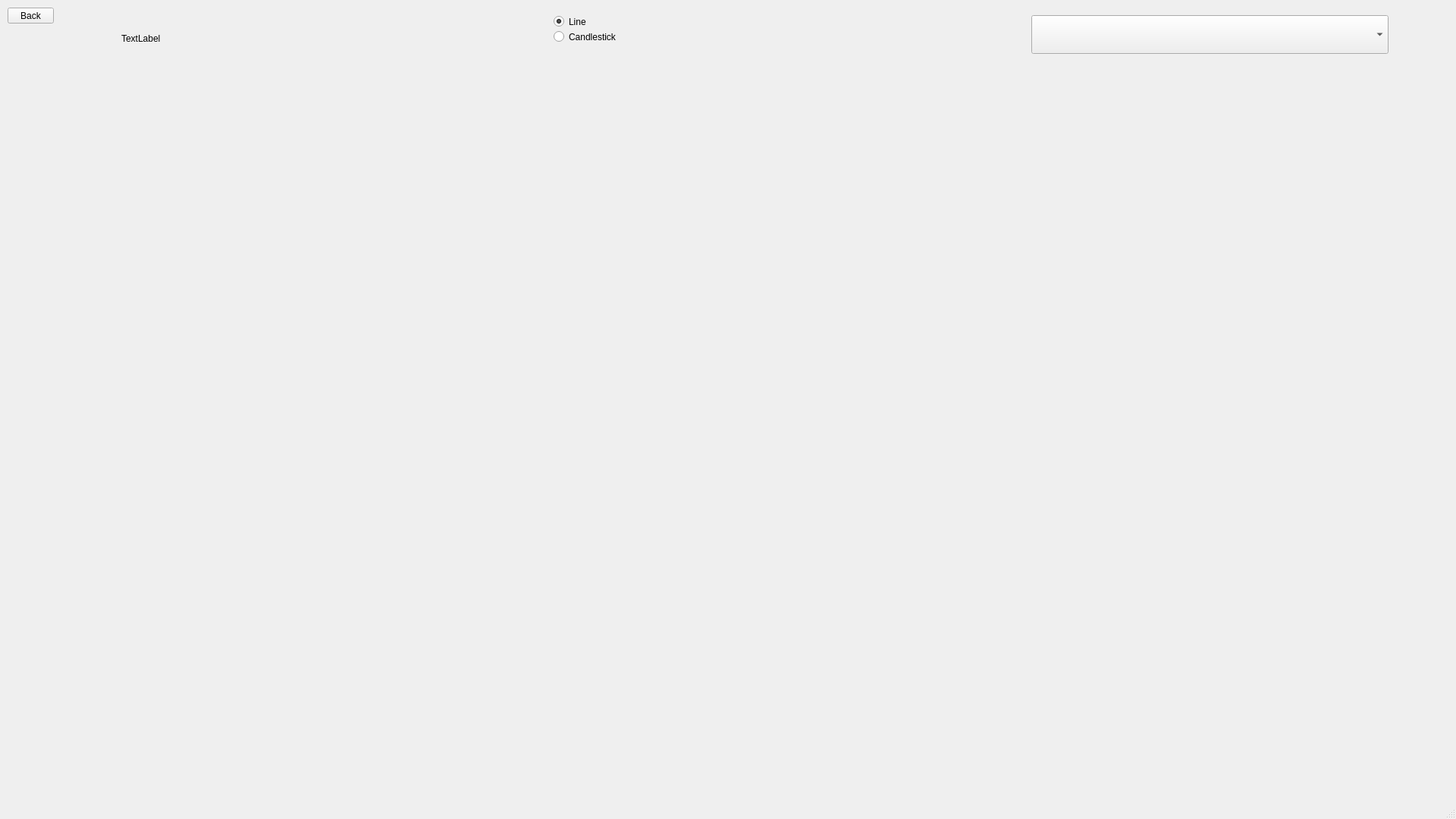
<?xml version="1.0" encoding="UTF-8"?>
<ui version="4.0">
 <class>MainWindow</class>
 <widget class="QMainWindow" name="MainWindow">
  <property name="geometry">
   <rect>
    <x>0</x>
    <y>0</y>
    <width>1920</width>
    <height>1080</height>
   </rect>
  </property>
  <property name="windowTitle">
   <string>MainWindow</string>
  </property>
  <widget class="QWidget" name="centralwidget">
   <widget class="QComboBox" name="stocks_combobox">
    <property name="geometry">
     <rect>
      <x>1360</x>
      <y>20</y>
      <width>471</width>
      <height>51</height>
     </rect>
    </property>
   </widget>
   <widget class="QLabel" name="stock_info_label">
    <property name="geometry">
     <rect>
      <x>160</x>
      <y>30</y>
      <width>391</width>
      <height>41</height>
     </rect>
    </property>
    <property name="text">
     <string>TextLabel</string>
    </property>
   </widget>
   <widget class="QPushButton" name="back_button">
    <property name="geometry">
     <rect>
      <x>10</x>
      <y>10</y>
      <width>61</width>
      <height>21</height>
     </rect>
    </property>
    <property name="text">
     <string>Back</string>
    </property>
   </widget>
   <widget class="QWidget" name="verticalLayoutWidget">
    <property name="geometry">
     <rect>
      <x>0</x>
      <y>90</y>
      <width>1911</width>
      <height>931</height>
     </rect>
    </property>
    <layout class="QVBoxLayout" name="vlayout"/>
   </widget>
   <widget class="QRadioButton" name="candlestick_plot_button">
    <property name="geometry">
     <rect>
      <x>730</x>
      <y>40</y>
      <width>82</width>
      <height>17</height>
     </rect>
    </property>
    <property name="text">
     <string>Candlestick</string>
    </property>
   </widget>
   <widget class="QRadioButton" name="line_plot_button">
    <property name="geometry">
     <rect>
      <x>730</x>
      <y>20</y>
      <width>82</width>
      <height>17</height>
     </rect>
    </property>
    <property name="text">
     <string>Line</string>
    </property>
    <property name="checked">
     <bool>true</bool>
    </property>
   </widget>
  </widget>
  <widget class="QMenuBar" name="menubar">
   <property name="geometry">
    <rect>
     <x>0</x>
     <y>0</y>
     <width>1920</width>
     <height>21</height>
    </rect>
   </property>
  </widget>
  <widget class="QStatusBar" name="statusbar"/>
 </widget>
 <resources/>
 <connections/>
</ui>
